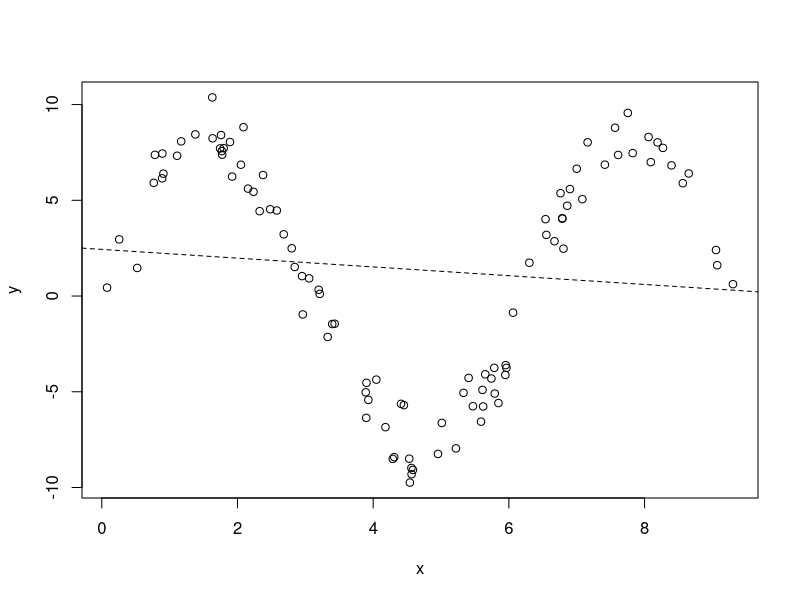

Recreate this plot in R.
n = 100
x = runif(n, max=3 * pi)
y = 8 * sin(x) + rnorm(n)

mod = lm(y ~ x)

pdf('nonlinear.pdf', width = 5, height = 4)

plot(x, y)

# Fitted line
abline(mod, lty=2)

dev.off()
